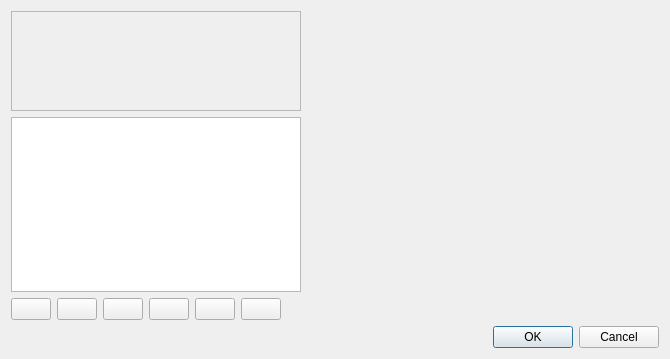
<?xml version="1.0" encoding="UTF-8"?>
<ui version="4.0">
 <class>SymbolV2SelectorDialogBase</class>
 <widget class="QDialog" name="SymbolV2SelectorDialogBase">
  <property name="geometry">
   <rect>
    <x>0</x>
    <y>0</y>
    <width>670</width>
    <height>359</height>
   </rect>
  </property>
  <property name="windowTitle">
   <string>Symbol selector</string>
  </property>
  <layout class="QGridLayout" name="gridLayout">
   <item row="0" column="0">
    <layout class="QVBoxLayout" name="verticalLayout">
     <item>
      <widget class="QLabel" name="lblPreview">
       <property name="sizePolicy">
        <sizepolicy hsizetype="Expanding" vsizetype="Fixed">
         <horstretch>0</horstretch>
         <verstretch>0</verstretch>
        </sizepolicy>
       </property>
       <property name="minimumSize">
        <size>
         <width>100</width>
         <height>100</height>
        </size>
       </property>
       <property name="frameShape">
        <enum>QFrame::StyledPanel</enum>
       </property>
       <property name="frameShadow">
        <enum>QFrame::Sunken</enum>
       </property>
       <property name="text">
        <string/>
       </property>
       <property name="alignment">
        <set>Qt::AlignCenter</set>
       </property>
      </widget>
     </item>
     <item>
      <widget class="QTreeView" name="layersTree">
       <property name="sizePolicy">
        <sizepolicy hsizetype="Expanding" vsizetype="Expanding">
         <horstretch>0</horstretch>
         <verstretch>0</verstretch>
        </sizepolicy>
       </property>
       <property name="editTriggers">
        <set>QAbstractItemView::NoEditTriggers</set>
       </property>
      </widget>
     </item>
     <item>
      <layout class="QHBoxLayout" name="pushBtnBox">
       <property name="spacing">
        <number>6</number>
       </property>
       <item>
        <widget class="QPushButton" name="btnAddLayer">
         <property name="maximumSize">
          <size>
           <width>50</width>
           <height>16777215</height>
          </size>
         </property>
         <property name="toolTip">
          <string>Add symbol layer</string>
         </property>
        </widget>
       </item>
       <item>
        <widget class="QPushButton" name="btnRemoveLayer">
         <property name="maximumSize">
          <size>
           <width>50</width>
           <height>16777215</height>
          </size>
         </property>
         <property name="toolTip">
          <string>Remove symbol layer</string>
         </property>
        </widget>
       </item>
       <item>
        <widget class="QPushButton" name="btnLock">
         <property name="maximumSize">
          <size>
           <width>50</width>
           <height>16777215</height>
          </size>
         </property>
         <property name="toolTip">
          <string>Lock layer's color</string>
         </property>
         <property name="checkable">
          <bool>true</bool>
         </property>
        </widget>
       </item>
       <item>
        <widget class="QPushButton" name="btnDuplicate">
         <property name="maximumSize">
          <size>
           <width>50</width>
           <height>16777215</height>
          </size>
         </property>
         <property name="toolTip">
          <string>Duplicates the current layer</string>
         </property>
         <property name="text">
          <string/>
         </property>
        </widget>
       </item>
       <item>
        <widget class="QPushButton" name="btnUp">
         <property name="maximumSize">
          <size>
           <width>50</width>
           <height>16777215</height>
          </size>
         </property>
         <property name="toolTip">
          <string>Move up</string>
         </property>
        </widget>
       </item>
       <item>
        <widget class="QPushButton" name="btnDown">
         <property name="maximumSize">
          <size>
           <width>50</width>
           <height>16777215</height>
          </size>
         </property>
         <property name="toolTip">
          <string>Move down</string>
         </property>
        </widget>
       </item>
       <item>
        <spacer name="horizontalSpacer">
         <property name="orientation">
          <enum>Qt::Horizontal</enum>
         </property>
         <property name="sizeHint" stdset="0">
          <size>
           <width>20</width>
           <height>20</height>
          </size>
         </property>
        </spacer>
       </item>
      </layout>
     </item>
    </layout>
   </item>
   <item row="1" column="2">
    <widget class="QDialogButtonBox" name="buttonBox">
     <property name="orientation">
      <enum>Qt::Horizontal</enum>
     </property>
     <property name="standardButtons">
      <set>QDialogButtonBox::Cancel|QDialogButtonBox::Ok</set>
     </property>
    </widget>
   </item>
   <item row="0" column="1" colspan="2">
    <widget class="QFrame" name="frame">
     <property name="sizePolicy">
      <sizepolicy hsizetype="Expanding" vsizetype="Preferred">
       <horstretch>4</horstretch>
       <verstretch>0</verstretch>
      </sizepolicy>
     </property>
     <property name="frameShape">
      <enum>QFrame::NoFrame</enum>
     </property>
     <property name="frameShadow">
      <enum>QFrame::Sunken</enum>
     </property>
     <layout class="QVBoxLayout" name="verticalLayout_2">
      <property name="spacing">
       <number>0</number>
      </property>
      <property name="leftMargin">
       <number>0</number>
      </property>
      <property name="topMargin">
       <number>0</number>
      </property>
      <property name="rightMargin">
       <number>0</number>
      </property>
      <property name="bottomMargin">
       <number>0</number>
      </property>
      <item>
       <widget class="QStackedWidget" name="stackedWidget">
        <property name="sizePolicy">
         <sizepolicy hsizetype="Expanding" vsizetype="Expanding">
          <horstretch>2</horstretch>
          <verstretch>0</verstretch>
         </sizepolicy>
        </property>
        <widget class="QWidget" name="page_2"/>
       </widget>
      </item>
     </layout>
    </widget>
   </item>
  </layout>
 </widget>
 <resources/>
 <connections>
  <connection>
   <sender>buttonBox</sender>
   <signal>accepted()</signal>
   <receiver>SymbolV2SelectorDialogBase</receiver>
   <slot>accept()</slot>
   <hints>
    <hint type="sourcelabel">
     <x>257</x>
     <y>406</y>
    </hint>
    <hint type="destinationlabel">
     <x>157</x>
     <y>274</y>
    </hint>
   </hints>
  </connection>
  <connection>
   <sender>buttonBox</sender>
   <signal>rejected()</signal>
   <receiver>SymbolV2SelectorDialogBase</receiver>
   <slot>reject()</slot>
   <hints>
    <hint type="sourcelabel">
     <x>325</x>
     <y>406</y>
    </hint>
    <hint type="destinationlabel">
     <x>286</x>
     <y>274</y>
    </hint>
   </hints>
  </connection>
 </connections>
</ui>
